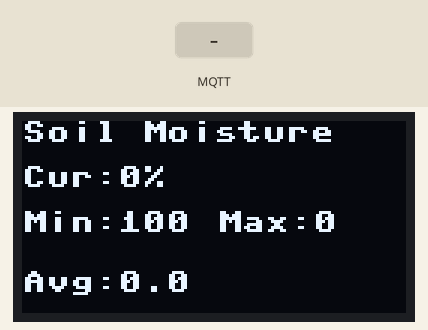
The program below on a simulated Raspberry Pi Pico running MicroPython. On the bench: 128×64 one-colour display. The inputs (shaded band) are chosen by the test bench. WiFi joins after 1.5 s; files the program writes start out absent; no MQTT or app messages arrive unless stated; files that are not in the repository are absent; the clock reads 2024-03-15 10:24:30 at power-on unless the program sets it; library files of the repository ran but are not shown: ssd1306.py; what the program prints to the serial console is not drawn.

Above: at 3.4 s.
3.5 s: MQTT message "1" arrives on the first subscribed topic
At 4.6 s:
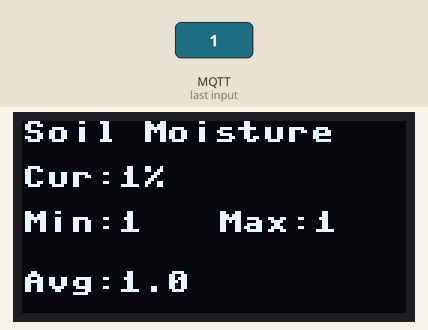
5.0 s: MQTT message "0" arrives on the first subscribed topic
At 5.6 s:
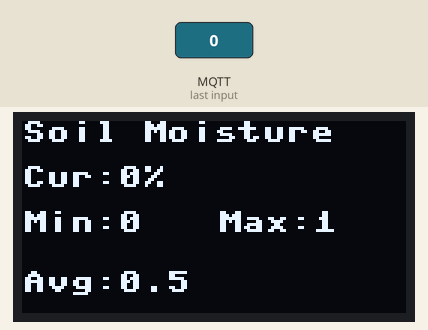
Timing chart, 0 to 8.0 s (numbered marks = the images above; inputs shaded):
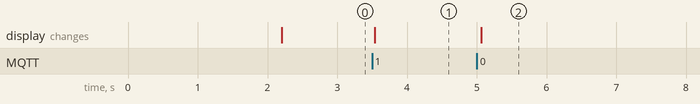

The program:

main.py
```python
from machine import Pin, I2C
import network
import time
import ssd1306
from umqtt.simple import MQTTClient

SSID = "YOUR_WIFI"
PASSWORD = "YOUR_PASSWORD"

BROKER = "192.168.1.100"
TOPIC = b"plant/soil"

# OLED
i2c = I2C(
    0,
    scl=Pin(5),
    sda=Pin(4)
)

oled = ssd1306.SSD1306_I2C(
    128,
    64,
    i2c
)

current = 0
minimum = 100
maximum = 0

total = 0
count = 0

try:
    open("soil.csv","r").close()
except:
    with open("soil.csv","w") as f:
        f.write("timestamp,soil\n")

try:
    open("dashboard.csv","r").close()
except:
    with open("dashboard.csv","w") as f:
        f.write("timestamp,soil\n")

wlan = network.WLAN(network.STA_IF)
wlan.active(True)

wlan.connect(SSID,PASSWORD)

while not wlan.isconnected():
    time.sleep(1)

print("WiFi Connected")

def updateOLED():

    avg = total/count if count>0 else 0

    oled.fill(0)

    oled.text("Soil Moisture",0,0)

    oled.text(
        "Cur:{}%".format(current),
        0,
        15)

    oled.text(
        "Min:{}".format(minimum),
        0,
        30)

    oled.text(
        "Max:{}".format(maximum),
        65,
        30)

    oled.text(
        "Avg:{:.1f}".format(avg),
        0,
        50)

    oled.show()

def saveCSV(value):

    t = time.time()

    with open("soil.csv","a") as f:
        f.write(
            "{},{}\n".format(
                t,
                value))

    with open("dashboard.csv","a") as f:
        f.write(
            "{},{}\n".format(
                t,
                value))

def callback(topic,msg):

    global current
    global minimum
    global maximum
    global total
    global count

    current = int(msg.decode())

    if current < minimum:
        minimum = current

    if current > maximum:
        maximum = current

    total += current
    count += 1

    saveCSV(current)

    updateOLED()

    print("----------------")
    print("Current:",current)
    print("Min:",minimum)
    print("Max:",maximum)
    print("Average:",total/count)

client = MQTTClient(
    "PicoSubscriber",
    BROKER)

client.set_callback(callback)

client.connect()

client.subscribe(TOPIC)

updateOLED()

while True:

    try:
        client.check_msg()
    except:
        pass

    time.sleep(0.1)
```

Measured:
- after the input at 3.5 s, the display: changes at once (image 1)
- after the input at 5.0 s, the display: changes after 0.07 s (image 2)
